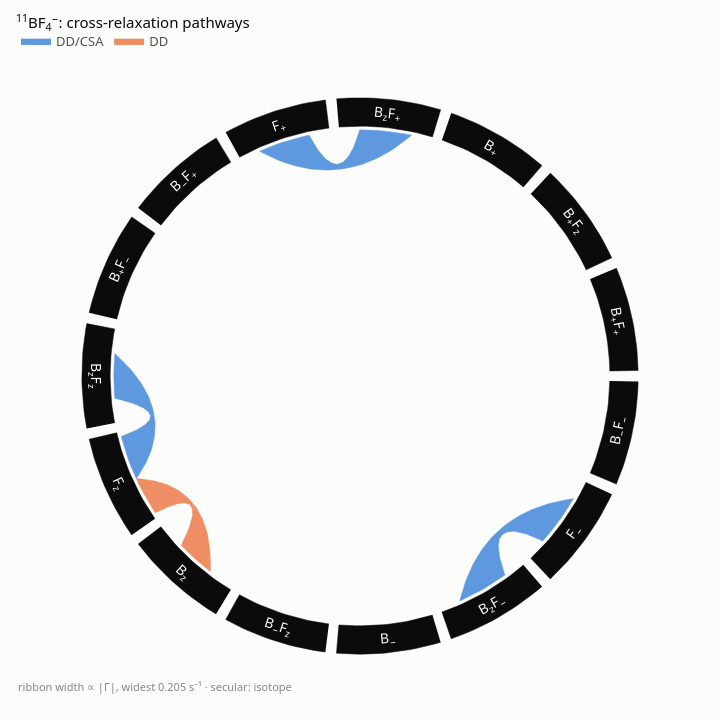

The notebook cell this image was saved under:
### Markdown cell above
## The chord diagram

`plot_pathways` puts every basis operator on a circle, grouped by total
coherence order (0 on the left, +1 above, -1 below), and draws each
pathway as a ribbon as wide as its rate. The colour of a ribbon names the
classes that contribute to it, so `DD + DD/CSA` marks a pathway driven by
the dipolar coupling and by its cross-correlation with the shielding
anisotropy. Hover over a ribbon for the rates and expressions, or over an
operator for its auto-relaxation rate:

### Code cell
plot_pathways(pathways, title="<sup>11</sup>BF<sub>4</sub><sup>−</sup>: cross-relaxation pathways")
